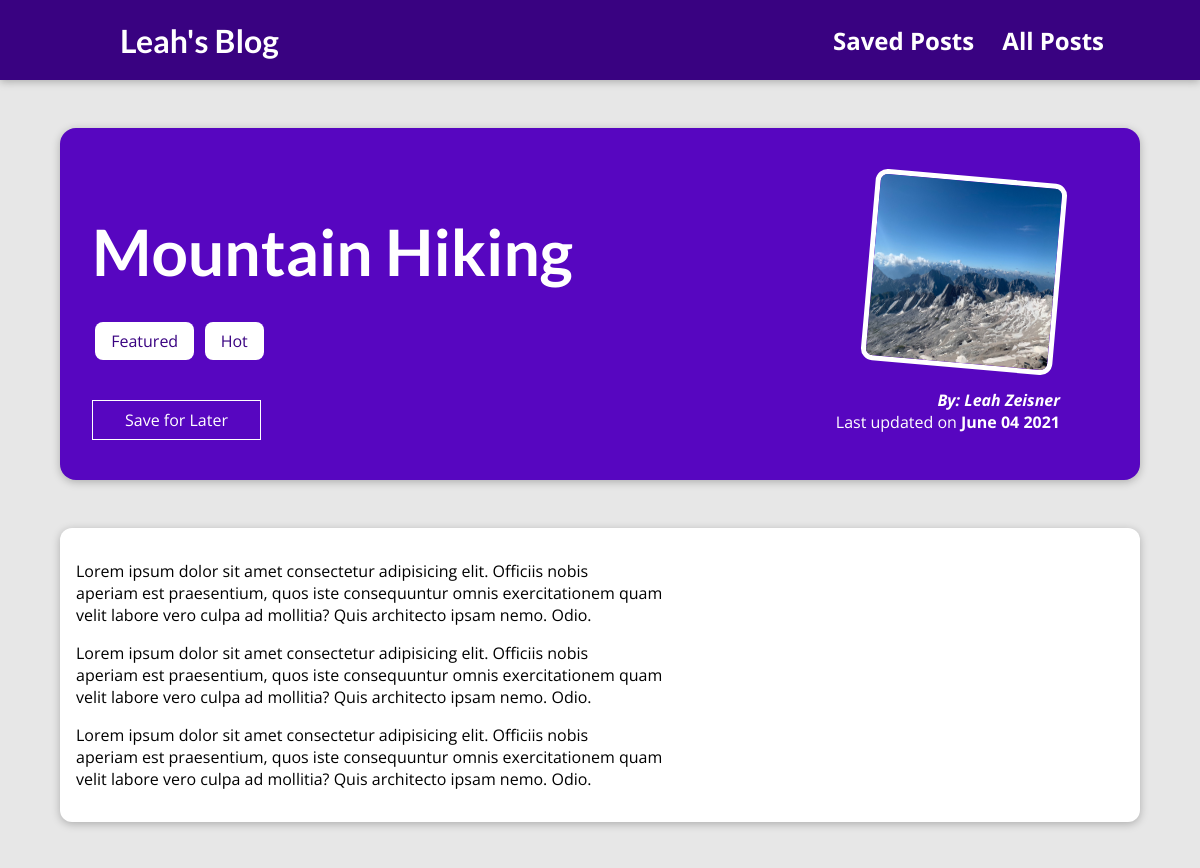
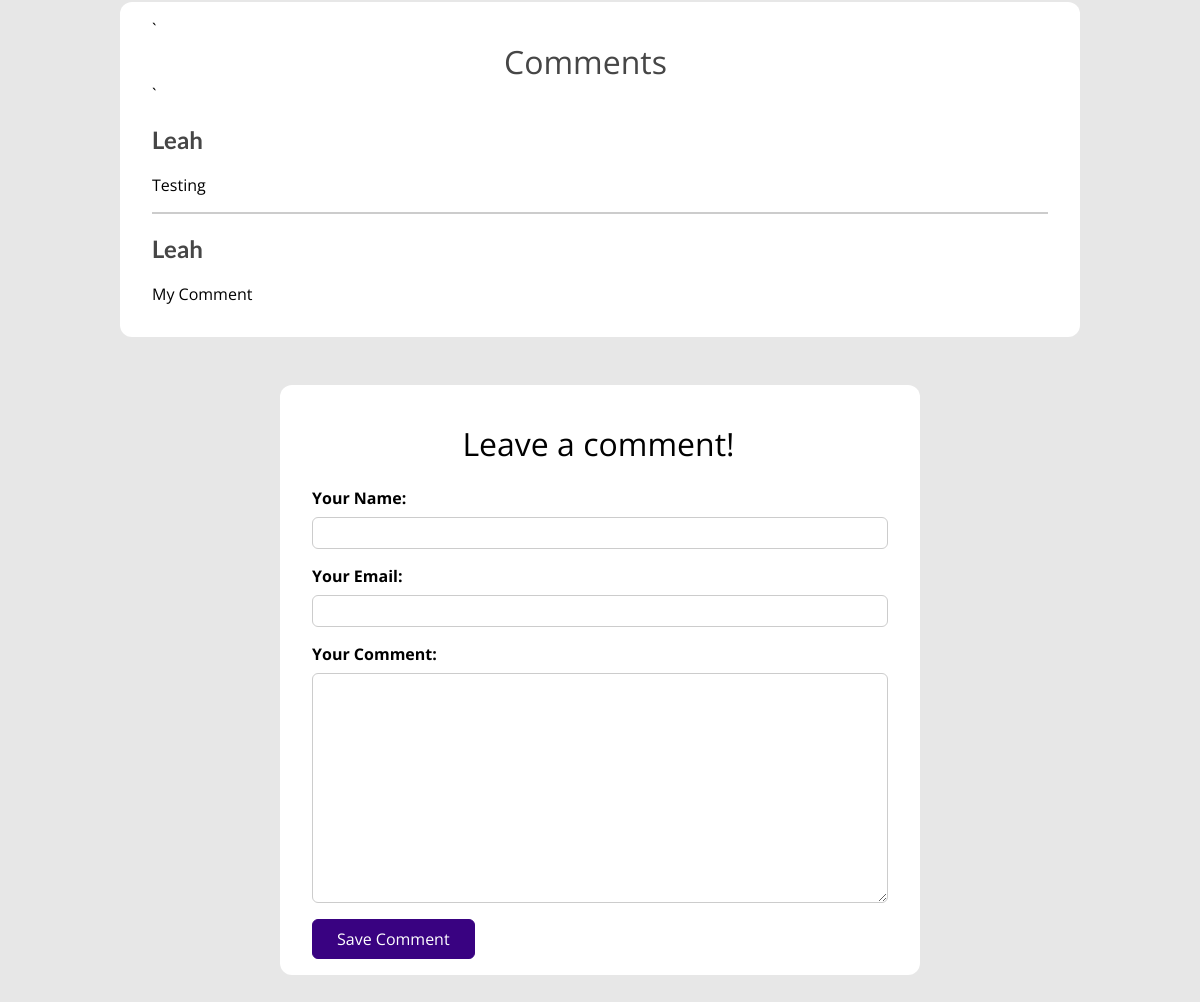
The page /posts/hike-in-the-mountains on the database its author committed (2 pictures, top to bottom).
### blog/models.py (models this page shows, shortened)
class Post(models.Model):
    title = models.CharField(max_length=150)
    excerpt = models.CharField(max_length=200)
    image = models.ImageField(upload_to="posts", null=True)
    date = models.DateField(auto_now=True)
    slug = models.SlugField(
        unique=True,
        db_index=True
    )
    content = models.TextField(
        validators=[MinLengthValidator(10)]
    )
    author = models.ForeignKey(
        Author,
        null=True,
        on_delete=models.SET_NULL,
        related_name="posts"
    )
    tags = models.ManyToManyField(Tag)

class Tag(models.Model):
    caption = models.CharField(max_length=20)
    def __str__(self):
        return self.caption

class Author(models.Model):
    first_name = models.CharField(max_length=100)
    last_name = models.CharField(max_length=100)
    email_address = models.EmailField()
    def full_name(self):
        return f"{self.first_name} {self.last_name}"
    def __str__(self):
        return self.full_name()

class Comment(models.Model):
    user_name = models.CharField(max_length=120)
    user_email = models.EmailField()
    text = models.TextField(max_length=400)
    post = models.ForeignKey(
        Post,
        on_delete=models.CASCADE,
        related_name="comments"
    )

### blog/views.py (the view, shortened to what this page needs)
# urls.py: path("posts/<slug:slug>", views.SinglePostView.as_view(), name="post-detail-page"),
class SinglePostView(View):
    def is_stored_post(self, request, post_id):
        stored_posts = request.session.get("stored_posts")
        return stored_posts is not None and post_id in stored_posts
    def get(self, request, slug):
        post = Post.objects.get(slug = slug)
        context = {
            "post": post,
            "post_tags": post.tags.all(),
            "comment_form": CommentForm(),
            "comments": post.comments.all().order_by("-id"),
            "saved_for_later": self.is_stored_post(request, post.id)
        }
        return render(request, "blog/post-detail.html", context)

### blog/forms.py
class CommentForm(forms.ModelForm):
    class Meta:
        model = Comment
        exclude = ["post"]
        labels = {
            "user_name": "Your Name",
            "user_email": "Your Email",
            "text": "Your Comment",
        }

### blog/templates/blog/post-detail.html (shortened to what this page needs)
{% extends "base.html" %}
{% load static %}
{% block css_files %}
    <link rel="stylesheet" href="{% static "blog/post-detail.css" %}">
{% endblock %}
{% block content %}
    <section id="summary">
        <h2>{{ post.title }}</h2>
        <div>
            {% for tag in post_tags %}
                <span class="tag">{{ tag }}</span>
            {% endfor %}
        </div>
        <div id="read-later">
            <form action="{% url "read-later" %}" method="POST">
                <button>
                    {% if saved_for_later %}
                        Remove From 'Saved Posts'
                    {% else %}
                        Save for Later
                    {% endif %}
                </button>
            </form>
        </div>
        <article>
            <img src="{{ post.image.url }}" alt="{{ post.title }}">
            <address>By: <a href="mailto:{{ post.author.email_address }}">{{ post.author|title }} </a></address>
            <div>
                Last updated on <time>{{ post.date|date:"F d Y" }}</time>
            </div>
        </article>
    </section>
    <main>
        {{ post.content|linebreaks }}
    </main>
    <section id="comments">
    `   <h1 id="comment-title">Comments</h1>`
        <ul>
            {% for comment in comments %}
                <li>
                    <h2>{{ comment.user_name }}</h2>
                    <p>{{ comment.text|linebreaks }}</p>
                </li>
            {% endfor %}
        </ul>
    </section>
    <div>
        <form id="comment-form" action="{% url "post-detail-page" post.slug %}" method="POST">
            <h1 id="leave-comment">Leave a comment!</h1>
            {% for form_field in comment_form %}
                <div class="form-control {% if form_field.errors %}invalid{% endif %}">
                    {{ form_field.label_tag }}
                    {{ form_field }}
                </div>
            {% endfor %}
            <button>Save Comment</button>
        </form>
    </div>
{% endblock %}

### templates/base.html (shortened to what this page needs)
{% load static %}
<!DOCTYPE html>
<html lang="en">
    <head>
        <link rel="stylesheet" href="{% static "app.css" %}">
        {% block css_files %}{% endblock %}
    </head>
    <body>
        <header id="main-navigation">
            <h1><a href="{% url "starting-page" %}">Leah's Blog</a></h1>
            <nav>
                <a href="{% url "read-later" %}">Saved Posts</a>
                <a href="{% url "posts-page" %}">All Posts</a>
            </nav>
        </header>
        {% block content %}{% endblock %}
    </body>
</html>

### static/app.css (style rules this page uses)
* { box-sizing: border-box; }
html { font-family: 'Open Sans', 'Lato', sans-serif; }
body { margin: 0; }
h1, h2, h3 { font-family: 'Lato', sans-serif; font-weight: bold; }
#main-navigation { width: 100%; height: 5rem; display: flex; justify-content: space-between; align-items: center; padding: 0 8%; position: absolute; top: 0; left: 0; }
#main-navigation a { text-decoration: none; color: white; font-weight: bold; margin-left: 1.5rem; }
#main-navigation nav a { font-size: 1.5rem; }

### blog/static/blog/post-detail.css (style rules this page uses)
body { background-color: #e7e7e7; }
#main-navigation { background-color: #390281; box-shadow: 0 2px 8px rgba(0, 0, 0, 0.25); }
#summary { margin: 8rem auto 3rem auto; padding: 2rem; width: 90%; max-width: 90rem; border-radius: 16px; background-color: #5706c0; position: relative; box-shadow: 0 2px 8px rgba(0, 0, 0, 0.25); height: 22rem; }
#summary h2 { color: white; font-size: 4rem; margin-bottom: 2.5rem; }
#summary article { position: absolute; top: 2rem; right: 3rem; padding: 1rem 2rem; border-radius: 12px; text-align: right; color: white; }
#summary article img { width: 12rem; height: 12rem; border-radius: 12px; transform: rotateZ(5deg); border: 5px solid white; margin-bottom: 1rem; }
#summary address { font-weight: bold; }
#summary a { color: white; text-decoration: none; }
#summary time { font-weight: bold; }
#read-later { margin: 3rem 0; }
#read-later button { background-color: transparent; border: 1px solid white; padding: 0.5rem 2rem; font: inherit; color: white; cursor: pointer; }
main { width: 90%; max-width: 90rem; margin: 3rem auto; background-color: white; padding: 1rem; border-radius: 12px; box-shadow: 0 2px 8px rgba(0, 0, 0, 0.25); }
.tag { background-color: white; color: #390281; padding: 0.5rem 1rem; border-radius: 8px; margin: 0 0.2rem; }
#comment-form { max-width: 40rem; width: 90%; margin: 3rem auto; border-radius: 12px; background-color: white; box-shadow: 0 2px 8 px rgba(0, 0, 0, 0.25); padding: 1rem; }
#comment-form button { font: inherit; background-color: #390281; color: white; border: 1px solid #390281; padding: 0.5rem 1.5rem; border-radius: 6px; cursor: pointer; margin-left: 1rem; }
.form-control { margin: 1rem }
#comment-form h1 { padding-left: 10.4rem; font: inherit; font-size: 2rem; }
.form-control label { font-weight: bold; margin-bottom: 0.5rem; display: block; }
.form-control input, .form-control textarea { display: block; width: 100%; font: inherit; padding: 0.25rem; border-radius: 6px; border: 1px solid #ccc; }
#comments { max-width: 60rem; width: 90%; margin: 3rem auto; border-radius: 12px; background-color: white; box-shadow: 0 2px 8 px rgba(0, 0, 0, 0.25); padding: 1rem 2rem; }
#comments ul { list-style: none; margin: 0; padding: 0; }
#comments li { margin-bottom: 1rem; border-bottom: 2px solid #ccc; }
#comments li:last-of-type { border-bottom: none; }
#comments h1 { padding-left: 22rem; margin: 0; font: inherit; font-size: 2rem; color: #464646; }
#comments h2 { color: #464646; }

### rows shown on the page
Post: title "Mountain Hiking", image (picture), author "Leah Zeisner", date "June 04 2021", content "Lorem ipsum dolor sit amet consectetur adipisicing elit. Officiis nobis aperiam est praesentium, quos iste consequuntur omnis exercitationem quam velit labore vero culpa ad mollitia? Quis architecto ipsam nemo. Odio. Lorem ipsum dolor sit amet consectetur adipisicing elit. Officiis nobis aperiam est praesentium, quos iste consequuntur omnis exercitationem quam velit labore vero culpa ad mollitia? Quis architecto ipsam nemo. Odio. Lorem ipsum dolor sit amet consectetur adipisicing elit. Officiis nobis aperiam est praesentium, quos iste consequuntur omnis exercitationem quam velit labore vero culpa ad mollitia? Quis architecto ipsam nemo. Odio."
Tag: caption "Featured"
Tag: caption "Hot"
Comment: user_name "Leah", text "Testing"
Comment: user_name "Leah", text "My Comment"
